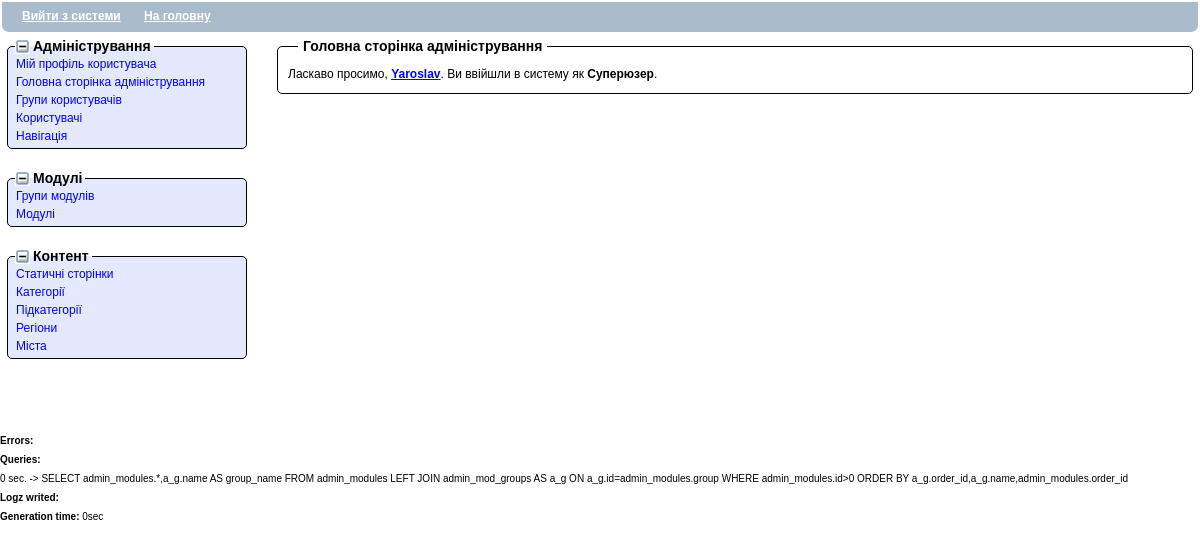
/admin.php (signed in), run on the app's committed database.
### tables this page shows
CREATE TABLE `users` (
  `id` int(11) NOT NULL AUTO_INCREMENT,
  `reg_id` tinyint(4) DEFAULT NULL,
  `city_id` smallint(6) DEFAULT NULL,
  `login` varchar(50) NOT NULL,
  `pass` varchar(255) NOT NULL DEFAULT '',
  `first_name` varchar(100) DEFAULT '',
  `last_name` varchar(100) DEFAULT NULL,
  `email` varchar(100) DEFAULT '',
  `country` varchar(50) DEFAULT '',
  `region` varchar(50) DEFAULT '',
  `city` varchar(50) DEFAULT '',
  `adress` varchar(50) DEFAULT '',
  `phone` varchar(20) DEFAULT '',
  `icq` varchar(20) DEFAULT '',
  `skype` varchar(30) DEFAULT NULL,
  `register_date` int(11) DEFAULT NULL,
  `last_login` int(11) DEFAULT NULL,
  `last_activity` int(11) DEFAULT NULL,
  `group` int(11) DEFAULT NULL,
  `affiliate` int(11) DEFAULT NULL,
  `active` tinyint(4) DEFAULT '0',
  `photo` varchar(100) DEFAULT '',
  `register_code` varchar(255) DEFAULT '',
  `discount` char(10) DEFAULT '',
  `forget_code` varchar(100) DEFAULT '',
  `blog_id` int(11) DEFAULT NULL,
  `name` char(100) DEFAULT NULL,
  PRIMARY KEY (`id`),
  UNIQUE KEY `blog_id` (`blog_id`),
  KEY `login` (`login`)
);

CREATE TABLE `user_groups` (
  `id` int(11) NOT NULL AUTO_INCREMENT,
  `name` varchar(100) DEFAULT '',
  `code` varchar(20) DEFAULT NULL,
  `is_admin` tinyint(4) DEFAULT '0',
  `admin_rights` tinytext,
  `site_rights` varchar(255) DEFAULT '',
  `order_id` int(11) DEFAULT '0',
  `affiliate` tinyint(4) DEFAULT '0',
  PRIMARY KEY (`id`)
);

CREATE TABLE `admin_modules` (
  `id` int(11) NOT NULL AUTO_INCREMENT,
  `group` int(11) DEFAULT NULL,
  `name` varchar(50) DEFAULT NULL,
  `module_id` varchar(50) DEFAULT NULL,
  `rights` varchar(255) DEFAULT NULL,
  `extra` enum('0','1') DEFAULT '0',
  `order_id` tinyint(4) DEFAULT '0',
  PRIMARY KEY (`id`),
  UNIQUE KEY `NewIndex1` (`module_id`),
  KEY `NewIndex2` (`group`)
);

CREATE TABLE `admin_mod_groups` (
  `id` int(11) NOT NULL AUTO_INCREMENT,
  `name` varchar(50) DEFAULT NULL,
  `order_id` int(11) DEFAULT '0',
  PRIMARY KEY (`id`)
);

### includes/system.php (called while the page is built, shortened)
<?php
	function check_user_login($uname, $pass, $remember, $src){
		global $errors, $logger;
		$serv_name = $_SERVER['SERVER_NAME'];
		$serv_name=preg_replace('/^www\./si','',$serv_name);
		$res=sql_do("SELECT users.*, user_groups.name AS group_name, user_groups.code AS group_code, user_groups.is_admin, user_groups.admin_rights,
					user_groups.order_id
					FROM users
					LEFT JOIN user_groups ON user_groups.id=users.group
					WHERE users.active=1 AND users.login='".mysql_escape_string($uname)."'");
		if($q=mysql_fetch_array($res,MYSQL_ASSOC)){
			$q['admin_rights']=unserialize($q['admin_rights']);
			if(($src=='cook' && $pass==$q['pass']) || md5($pass.$q['register_date'])==$q['pass']){
				$user=$q;
				$user['logged_in']=true;
				$login_now=0;
				$now=time();
				return $user;
			}else{
				$errors['user_login']='User password incorrect!';
				$logger['user_login']=date('D, d M Y H:i:s', time()).': Attempt to log in from '.$_SERVER['REMOTE_ADDR'].' as '.$uname.';';
				setcookie('login','',time()-3600,'/',$serv_name);
				setcookie('pass','',time()-3600,'/',$serv_name);
			}
		}
		else{
            $errors['user_login']='User login incorrect!';
			$logger['user_login']=date('D, d M Y H:i:s', time()).': Attempt to log in from '.$_SERVER['REMOTE_ADDR'].' as '.$uname.';';
			setcookie('login','',time()-3600,'/',$serv_name);
			setcookie('pass','',time()-3600,'/',$serv_name);
		}
	}
	function sql_do($query){
		global $errors,$queries;
		$start=microtime_float();
		$res=mysql_query($query);
		$end=microtime_float();
		if(!$res){
			$errors[$query]='<font color="blue" size="2"><b>'.mysql_error().'</b></font>';
		}
		else{
			$queries[round($end-$start,4).' sec.']=$query;
		}
		return $res;
	}
	function microtime_float() {
		list($usec, $sec) = explode(" ", microtime());
		return ((float)$usec + (float)$sec);
	}
?>

### definitions.php (called while the page is built, shortened)
<?php
require_once('includes/config.php');
require_once('includes/system.php');
$serv_name = $_SERVER['SERVER_NAME'];;
$serv_name=preg_replace('/^www\./si','',$serv_name);
$config['serv_name']=$serv_name;
$lang=!empty($_GET['lang']) ? $_GET['lang'] : $g_config['def_lang'];
$config['lang']=$lang;
$config['langs']=$g_config['langs'];
$config['lang_arr']=$lang_arr;
$config['url_conf']=$g_config['root_path'];
$config['url_conf_lang']=$lang==$g_config['def_lang'] ? $config['url_conf'] : $config['url_conf'].$lang.'/';
global $user, $errors, $content, $logger;
if(!empty($_COOKIE['login'])&&!empty($_COOKIE['pass'])){
	$user=check_user_login($_COOKIE['login'],$_COOKIE['pass'],'true','cook');
}
elseif(!empty($_COOKIE['fb_id'])){
	$user=check_fb_user_login($_COOKIE['fb_id']);
}
elseif(!empty($_COOKIE['vk_id'])){
	$user=check_vk_user_login($_COOKIE['vk_id']);
}
elseif(!empty($_POST['user_username'])&&!empty($_POST['user_pass'])&&!$user['logged_in']){
	$user=check_user_login($_POST['user_username'],$_POST['user_pass'],$_POST['user_remember'],'post');
}
?>

### includes/config.php (called while the page is built, shortened)
<?
	global $g_config, $cache_time;
	$g_config['db_host']='localhost';
	$g_config['db_user']='root';
	$g_config['db_pass']='';
	$g_config['db_name']='bizcar';
	$g_config['root_path']='/';
	$g_config['per_page']='10';
	$g_config['langs']=array('ukr','rus');
	$g_config['def_lang']='ukr';
?>

### includes/lang/ukr.php (called while the page is built)
<?
	$lang_arr=array(
		'register'=>'Реєстрація',
		'add'=>'Додати оголошення',
		'read_more'=>'читати далі',
		'date'=>'Додано',
        'cat'=>'Категорія',
        'subcat'=>'Підкатегорія',
        'region'=>'Регіон',
        'city'=>'Місто',
        'title'=>'Назва',
        'descr'=>'Опис',
        'phone'=>'Номер телефону',
        'mail'=>'Електронна пошта',
        'url'=>'Посилання',
        'skype'=>'Skype',
        'price'=>'Ціна',
        'contact_name'=>'Ваше ім\'я',
        'expire_date'=>'Розмістити до',
        'not_sel'=>'Не обрано',
        'add_true'=>'Ваше оголошення успішно додано!',
        'uname'=>'Логін',
        'upass'=>'Пароль',
        'rupass'=>'Пароль ще раз',
        'adress'=>'Адреса',
        'icq'=>'icq',
        'blog_alias'=>'Псевдонім блогу',
        'blog_name'=>'Назва блогу',
        'get_blog'=>'Завести блог',
        'not_set'=>' не заповнене',
        'passw_not_m'=>'Паролі не співпадають!',
        'title_ad'=>'Заголовок',
        'expires'=>'Розмістити до',
        'check_input'=>'Перевірте правильність заповнення поля ',
        'errors'=>'Виникли наступні помилки:',
        'main'=>'Головна'
	);
?>

### admin.php (the view, shortened to what this page needs)
<?
require_once('definitions.php');
require_once('includes/formsgen.php');
global $config, $skin_name;
$time_start=microtime_float();
global $user, $admin_modules, $errors, $logger, $queries;
if(($user['is_admin']==1)){
	$query_conf='';
	$res=sql_do("SELECT admin_modules.*,a_g.name AS group_name
				FROM admin_modules
				LEFT JOIN admin_mod_groups AS a_g ON a_g.id=admin_modules.group
				WHERE admin_modules.id>0 $query_conf
				ORDER BY a_g.order_id,a_g.name,admin_modules.order_id");
	$tmp=''; $i=0;$j=0;
	while($q=mysql_fetch_array($res)){
		if($user['group_code']=='root' || !empty($user['admin_rights']['edit'][$q['id']]) || !empty($user['admin_rights']['view'][$q['id']])){
			if($tmp!=$q['group_name']){
				$tmp=$q['group_name'];
				if($i!=0 && $j!=0){
					?></div></fieldset><?
				}
				?><fieldset class="modules_block">
	            <legend class="modules_block_legend opened_group" id="legend_<?=$q['group']?>" onclick="slide_block('group_',<?=$q['group']?>)"><?=$q['group_name']?></legend>
				<div class="admin_group_block" id="group_<?=$q['group']?>"><?
				$j++;
			}
			?><a href="<?=$config['url_conf']?>admin.php?mod=<?=$q['module_id']?>" class="admin_modules_list"><?=$q['name']?></a><?
		$i++;
		}
	}
	if($j!=0){
		?></div></fieldset><?
	}
	$data['title']='Адміністрування';
	$data['main']='';
	if(!empty($_GET['mod']) && (!preg_match('/\.|\//',$_GET['mod']))){
		$res=sql_do("SELECT * FROM admin_modules WHERE module_id='".mysql_escape_string($_GET['mod'])."'");
		if($q=mysql_fetch_array($res)){
    		if($user['group_code']=='root' || !empty($user['admin_rights']['edit'][$q['id']]) || !empty($user['admin_rights']['view'][$q['id']])){
    			$data['mod_mode']=($user['group_code']=='root' || !empty($user['admin_rights']['edit'][$q['id']])) ? 'edit' : 'view';
    			$data['module']=$q['module_id'];
    			$data['action']='admin.php?mod='.$q['module_id'];
				if(file_exists('admin/modules/'.$_GET['mod'].'.php')){
					$data['title'].=' :: '.$q['name'];
					$data['main'].='<fieldset class="main_box"><legend>'.$q['name'].'</legend>';
					ob_start();
			    	include('admin/modules/'.$_GET['mod'].'.php');
			    	if($q['extra']==1){
			    		include('admin/modules/universal.php');
			    	}
			    	$data['main'].=ob_get_contents();
			    	ob_end_clean();
			    	$data['main'].='</fieldset>';
				}
				else{
					$data['main']='<span class="error">Ошибка! Файл модуля не найден!</span>';
				}
    		}
    		else{
    			$data['main']='<span class="error">Ошибка! Вам запрещен доступ к этому модулю!</span>';
    		}
    	}
    	else{
    		$data['main']='<span class="error">Ошибка! Модуль не существует!</span>';
    	}
	}
	else{
		$data['main'].='<fieldset class="main_box"><legend>Головна сторінка адміністрування</legend>';
    	include('admin/modules/admin_main.php');
    	$data['main'].=ob_get_contents();
    	$data['main'].='</fieldset>';
	}
	include('admin/skin.php');
}
$log_string='';
$error_string='';
$queries_string='';
if (!empty($queries)){
	foreach($queries as $q_id => $q_data){
		$queries_string.=$q_id.' -> '.$q_data.'<br>';
	}
}
echo '<small><b>Errors:</b><br>'.$error_string.'</small>';
echo '<small><b>Queries:</b><br>'.$queries_string.'</small>';
echo '<small><b>Logz writed:</b><br>'.$log_string.'</small>';
echo '<small><b>Generation time: </b>'.round(microtime_float() - $time_start, 3).'sec</small>';
?>

### admin/modules/admin_main.php (shortened to what this page needs)
?><div style="margin: 10px;">Ласкаво просимо, <b><a href="admin.php?mod=user_profile"><?=$user['first_name']?></a></b>. Ви ввійшли в систему як <b><?=$user['group_name']?></b>.</div><?

### admin/style.css (style rules this page uses)
* { margin: 0; padding: 0; }
html { height: 100%; }
body { font: 12px/18px Arial, Tahoma, Verdana, sans-serif; height: 100%; }
a { color: blue; outline: none; text-decoration: underline; }
.modules_block { margin: 5px 5px 20px 5px; padding: 0 3px 3px 3px; border: 1px solid black; background: #e4e9ff; -moz-border-radius: 5px 5px 5px 5px; -webkit-border-radius: 5px 5px 5px 5px; }
.modules_block_legend { margin-left: 4px; padding: 0 3px 0 3px; cursor: default; font-size: 14px; font-weight: bold; }
.opened_group { padding-left: 18px; background: url("../img/negative.gif") left center no-repeat; }
.admin_group_block { margin-left: 5px; }
.main_box { margin: 5px; border: 1px solid black; -moz-border-radius: 5px 5px 5px 5px; -webkit-border-radius: 5px 5px 5px 5px; }
.main_box legend { margin-left: 20px; padding: 0 5px 0 5px; cursor: default; font-size: 14px; font-weight: bold; }
.admin_modules_list { display: block; text-decoration: none; }

### data on the page
users: first_name "Yaroslav", user_groups.name "Суперюзер"
admin_modules: admin_mod_groups.name "Адміністрування", name "Мій профіль користувача"
admin_modules: name "Головна сторінка адміністрування"
admin_modules: name "Групи користувачів"
admin_modules: name "Користувачі"
admin_modules: name "Навігація"
admin_modules: admin_mod_groups.name "Модулі", name "Групи модулів"
admin_modules: name "Модулі"
admin_modules: admin_mod_groups.name "Контент", name "Статичні сторінки"
admin_modules: name "Категорії"
admin_modules: name "Підкатегорії"
admin_modules: name "Регіони"
admin_modules: name "Міста"

### other printed values
$data['logout'] "Вийти з системи"
$data['to_home'] "На головну"
$q_id "0 sec."
microtime_float() - $time_start "0"
